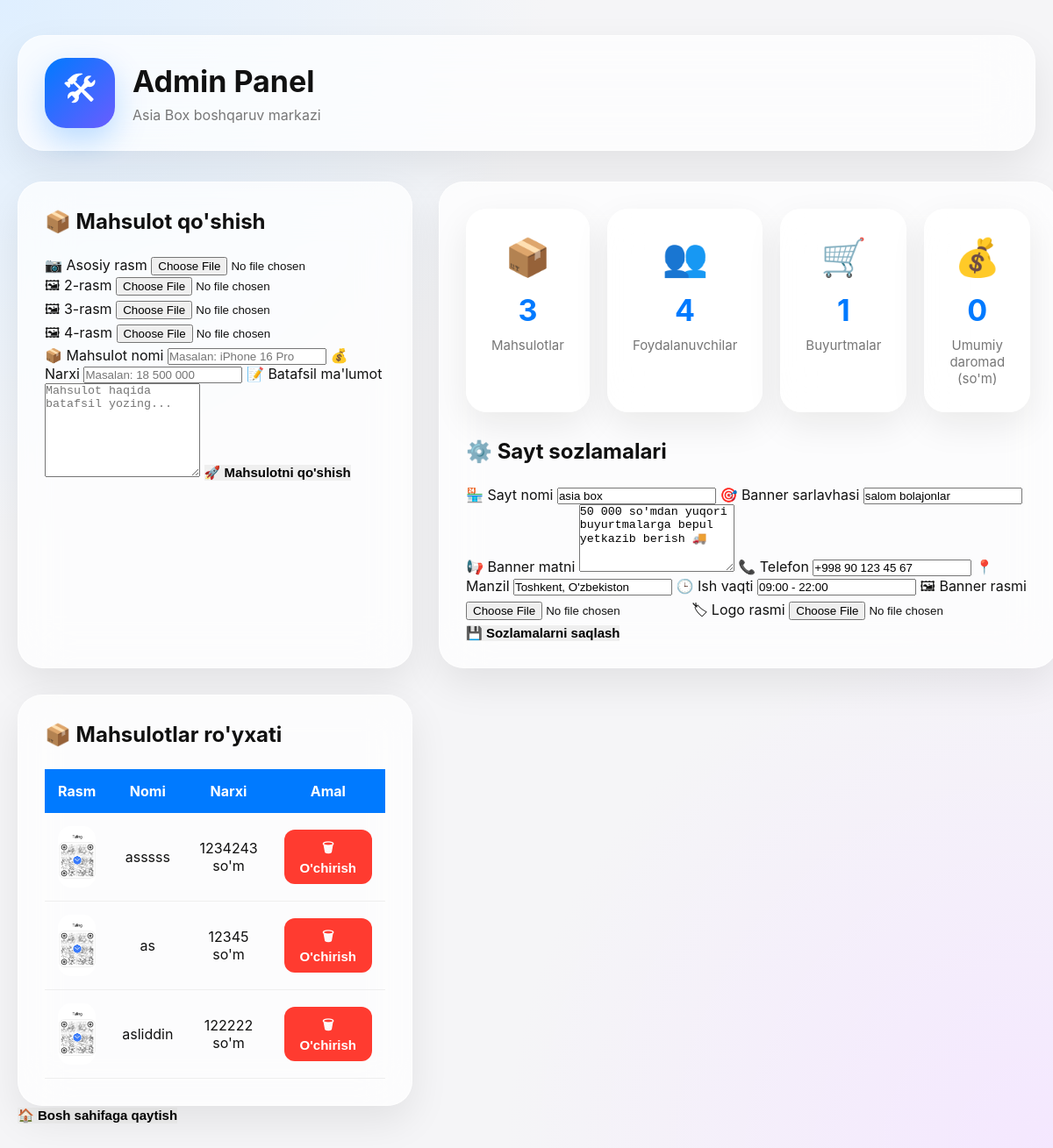
The page /admin (signed in) on the database its author committed.
### tables this page shows
CREATE TABLE settings(
    id INTEGER PRIMARY KEY,
    site_name TEXT,
    banner_title TEXT,
    banner_text TEXT,
    phone TEXT,
    address TEXT,
    work_time TEXT,
    banner_image TEXT,
    logo_image TEXT
);

CREATE TABLE products(
    id INTEGER PRIMARY KEY AUTOINCREMENT,
    name TEXT,
    price INTEGER,
    image TEXT,
    image2 TEXT,
    image3 TEXT,
    image4 TEXT
, description TEXT);

### app.py (the view)
@app.route("/admin")
def admin():
    if not session.get("admin"):
        return redirect("/login")
    db = sqlite3.connect("database.db")
    cursor = db.cursor()
    cursor.execute("""
        SELECT
            site_name,
            banner_title,
            banner_text,
            phone,
            address,
            work_time
        FROM settings
        WHERE id=1
    """)
    settings = cursor.fetchone()
    cursor.execute("SELECT COUNT(*) FROM products")
    products_count = cursor.fetchone()[0]
    cursor.execute("SELECT COUNT(*) FROM users")
    users_count = cursor.fetchone()[0]
    try:
        cursor.execute("SELECT COUNT(*) FROM orders")
        orders_count = cursor.fetchone()[0]
    except:
        orders_count = 0
    try:
        cursor.execute("SELECT SUM(total_price) FROM orders")
        total_income = cursor.fetchone()[0]
        if total_income is None:
            total_income = 0
    except:
        total_income = 0
    cursor.execute("""
        SELECT
            id,
            image,
            name,
            price
        FROM products
        ORDER BY id DESC
    """)
    products = cursor.fetchall()
    db.close()
    return render_template(
        "admin.html",
        settings=settings,
        products_count=products_count,
        users_count=users_count,
        orders_count=orders_count,
        total_income=total_income,
        products=products
    )

### templates/admin.html (shortened to what this page needs)
<!DOCTYPE html>
<html lang="uz">
<head>
<link rel="stylesheet" href="/static/style.css">
</head>
<body>
<div class="login-page">
<div class="admin-panel">
<div class="admin-header">
<div class="admin-logo">
🛠
</div>
<div>
<h1>Admin Panel</h1>
<p>
Asia Box boshqaruv markazi
</p>
</div>
</div>
<div class="admin-grid">
<div class="admin-card">
<div class="admin-card-title">
📦 Mahsulot qo'shish
</div>
<form
action="/add_product"
method="POST"
enctype="multipart/form-data">
<div class="admin-upload-grid">
<div class="upload-item">
<label>📷 Asosiy rasm</label>
<input
type="file"
name="image"
accept="image/*"
required>
</div>
<div class="upload-item">
<label>🖼 2-rasm</label>
<input
type="file"
name="image2"
accept="image/*">
</div>
<div class="upload-item">
<label>🖼 3-rasm</label>
<input
type="file"
name="image3"
accept="image/*">
</div>
<div class="upload-item">
<label>🖼 4-rasm</label>
<input
type="file"
name="image4"
accept="image/*">
</div>
</div>
<label>📦 Mahsulot nomi</label>
<input
type="text"
name="name"
placeholder="Masalan: iPhone 16 Pro"
required>
<label>💰 Narxi</label>
<input
type="text"
name="price"
placeholder="Masalan: 18 500 000"
required>
<label>📝 Batafsil ma'lumot</label>
<textarea
name="description"
rows="7"
placeholder="Mahsulot haqida batafsil yozing..."></textarea>
<button
type="submit"
class="buy-btn">
🚀 Mahsulotni qo'shish
</button>
</form>
</div>
<div class="admin-card">
<div class="stats-grid">
<div class="stat-card">
<div class="stat-icon">📦</div>
<h2>{{ products_count }}</h2>
<p>Mahsulotlar</p>
</div>
<div class="stat-card">
<div class="stat-icon">👥</div>
<h2>{{ users_count }}</h2>
<p>Foydalanuvchilar</p>
</div>
<div class="stat-card">
<div class="stat-icon">🛒</div>
<h2>{{ orders_count }}</h2>
<p>Buyurtmalar</p>
</div>
<div class="stat-card">
<div class="stat-icon">💰</div>
<h2>{{ "{:,}".format(total_income) }}</h2>
<p>Umumiy daromad (so'm)</p>
</div>
</div>
<div class="admin-card-title">
⚙️ Sayt sozlamalari
</div>
<form
action="/update_settings"
method="POST"
enctype="multipart/form-data">
<label>🏪 Sayt nomi</label>
<input
type="text"
name="site_name"
value="{{ settings[0] }}"
required>
<label>🎯 Banner sarlavhasi</label>
<input
type="text"
name="banner_title"
value="{{ settings[1] }}"
required>
<label>📢 Banner matni</label>
<textarea
name="banner_text"
rows="5"
required>{{ settings[2] }}</textarea>
<label>📞 Telefon</label>
<input
type="text"
name="phone"
value="{{ settings[3] }}"
required>
<label>📍 Manzil</label>
<input
type="text"
name="address"
value="{{ settings[4] }}"
required>
<label>🕒 Ish vaqti</label>
<input
type="text"
name="work_time"
value="{{ settings[5] }}"
required>
<label>🖼 Banner rasmi</label>
<input
type="file"
name="banner_image"
accept="image/*"
>
<label>🏷 Logo rasmi</label>
<input
type="file"
name="logo_image"
accept="image/*"
>
<button
type="submit"
class="buy-btn">
💾 Sozlamalarni saqlash
</button>
</form>
</div>
<div class="admin-card">
<div class="admin-card-title">
📦 Mahsulotlar ro'yxati
</div>
<table class="product-table">
<tr>
<th>Rasm</th>
<th>Nomi</th>
<th>Narxi</th>
<th>Amal</th>
</tr>
{% for product in products %}
<tr>
<td>
<img
src="/static/uploads/{{ product[1] }}"
class="table-image">
</td>
<td>{{ product[2] }}</td>
<td>{{ product[3] }} so'm</td>
<td>
<a href="/delete/{{ product[0] }}">
<button class="delete-btn">
🗑 O'chirish
</button>
</a>
</td>
</tr>
{% endfor %}
</table>
</div>
</div>
<div class="admin-footer">
<a href="/">
<button
class="detail-btn">
🏠 Bosh sahifaga qaytish
</button>
</a>
</div>
</div>
</div>
</body>
</html>

### static/style.css (style rules this page uses)
* { margin:0; padding:0; box-sizing:border-box; }
html { scroll-behavior:smooth; }
:root { --primary:#007AFF; --primary-hover:#0062CC; --background:#F5F5F7; --white:#ffffff; --text:#111111; --gray:#6E6E73; --border:rgba(255,255,255,.45); --glass:rgba(255,255,255,.68); --shadow:0 15px 40px rgba(0,0,0,.08); --radius:24px; }
body { background:var(--background); color:var(--text); font-family: -apple-system, BlinkMacSystemFont, "Segoe UI", Arial, sans-serif; overflow-x:hidden; }
a { text-decoration:none; color:inherit; }
img { max-width:100%; display:block; }
button { border:none; outline:none; cursor:pointer; transition:.35s; font-size:15px; font-weight:600; }
button { transition:.3s; }
img { user-select:none; -webkit-user-drag:none; }
* { transition: background .25s, color .25s, border .25s, box-shadow .25s, transform .25s; }
.login-page { min-height:100vh; display:flex; justify-content:center; align-items:center; padding:40px 20px; background: radial-gradient(circle at top left,#dbe8ff 0%,transparent 35%), radial-gradient(circle at bottom right,#efe1ff 0%,transparent 40%), linear-gradient(180deg,#f7f9fc,#eef3ff); }
.admin-panel { width:100%; max-width:1200px; margin:auto; }
.admin-header { display:flex; align-items:center; gap:20px; margin-bottom:35px; padding:25px 30px; border-radius:30px; background:rgba(255,255,255,.72); backdrop-filter:blur(30px); -webkit-backdrop-filter:blur(30px); border:1px solid rgba(255,255,255,.55); box-shadow:0 18px 45px rgba(0,0,0,.08); }
.admin-logo { width:80px; height:80px; border-radius:24px; display:flex; justify-content:center; align-items:center; font-size:40px; background:linear-gradient(135deg,#007AFF,#6A5CFF); color:white; box-shadow:0 15px 35px rgba(0,122,255,.25); }
.admin-header h1 { font-size:34px; margin-bottom:8px; }
.admin-header p { color:#777; font-size:16px; }
.admin-grid { display:grid; grid-template-columns:1fr 1fr; gap:30px; }
.admin-card { padding:30px; border-radius:28px; background:rgba(255,255,255,.72); backdrop-filter:blur(28px); -webkit-backdrop-filter:blur(28px); border:1px solid rgba(255,255,255,.55); box-shadow:0 18px 45px rgba(0,0,0,.08); }
.admin-card-title { font-size:24px; font-weight:700; margin-bottom:25px; }
.stats-grid { display:grid; grid-template-columns:repeat(4,1fr); gap:20px; margin-bottom:30px; }
.stat-card { background:rgba(255,255,255,.72); backdrop-filter:blur(25px); -webkit-backdrop-filter:blur(25px); border:1px solid rgba(255,255,255,.55); border-radius:24px; padding:28px; text-align:center; box-shadow:0 15px 40px rgba(0,0,0,.08); transition:.35s; }
.stat-icon { font-size:42px; margin-bottom:15px; }
.stat-card h2 { font-size:34px; margin-bottom:10px; color:#007AFF; }
.stat-card p { color:#777; font-size:15px; }
.product-table { width:100%; border-collapse:collapse; margin-top:20px; }
.product-table th { background:#007AFF; color:white; padding:15px; }
.product-table td { padding:15px; border-bottom:1px solid #eee; text-align:center; }
.table-image { width:70px; height:70px; object-fit:cover; border-radius:15px; }
.delete-btn { background:#ff3b30; color:white; padding:10px 18px; border-radius:12px; }
.login-page { min-height:100vh; display:flex; justify-content:center; align-items:center; padding:40px 20px; background: radial-gradient(circle at top left,#dfefff,transparent 35%), radial-gradient(circle at bottom right,#f4e7ff,transparent 35%), #f5f5f7; }
.buy-btn, .detail-btn, .admin-btn, .delete-btn { transition:.3s; }

### rows shown on the page
settings: site_name "asia box", banner_title "salom bolajonlar", banner_text "50 000 so'mdan yuqori buyurtmalarga bepul yetkazib berish 🚚", phone "+998 90 123 45 67", address "Toshkent, O'zbekiston", work_time "09:00 - 22:00"
products: image (picture), name "asssss", price "1234243"
products: image (picture), name "as", price "12345"
products: image (picture), name "asliddin", price "122222"

### other values the page prints
{{ products_count }} "3"
{{ users_count }} "4"
{{ orders_count }} "1"
{{ "{:,}".format(total_income) }} "0"
